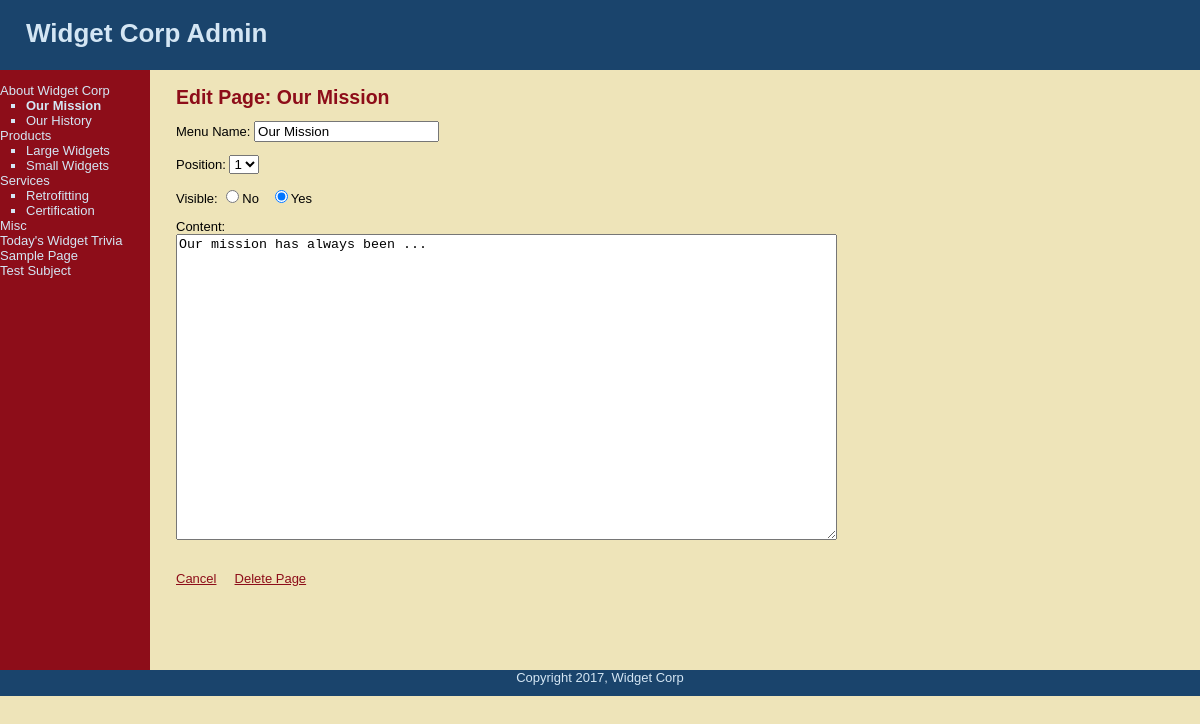
The page /edit_page.php?page=1 (signed in) on the database its author committed.
### tables this page shows
CREATE TABLE IF NOT EXISTS `subjects` (
  `id` int(11) NOT NULL AUTO_INCREMENT,
  `menu_name` varchar(30) NOT NULL,
  `position` int(3) NOT NULL,
  `visible` tinyint(1) NOT NULL,
  PRIMARY KEY (`id`)
);

CREATE TABLE IF NOT EXISTS `pages` (
  `id` int(11) NOT NULL AUTO_INCREMENT,
  `subject_id` int(11) NOT NULL,
  `menu_name` varchar(30) NOT NULL,
  `position` int(3) NOT NULL,
  `visible` tinyint(1) NOT NULL,
  `content` text,
  PRIMARY KEY (`id`),
  KEY `subject_id` (`subject_id`)
);

### Public/edit_page.php (the view, shortened to what this page needs)
<?php require_once("../includes/db_connection.php"); ?>
<?php require_once("../includes/functions.php"); ?>
<?php find_selected_page(); ?>
<?php include("../includes/Layouts/header.php"); ?>
        <div id = "main">
            <div id="navigation">
            	 <?php echo navigation($current_subject,$current_page);?>
            </div>
            <div id ="page">
                	<h2>Edit Page: <?php echo htmlentities($current_page["menu_name"]); ?></h2>
                    <form action="edit_page.php?page=<?php echo urlencode($current_page["id"]); ?>" method="post">
                    	<p>Menu Name:
							<input type="text" name="menu_name" value="<?php echo htmlentities($current_page["menu_name"]); ?>"/>
						</p>
                        <p>Position:
                            <select name="position">
                                <?php
									$page_set=find_pages_for_subject($current_page["subject_id"],false);
									$page_count=mysqli_num_rows($page_set);
									for ($count=1;$count<=$page_count;$count++){
										echo "<option value=\"{$count}\"";
										if ($current_page["position"] == $count){
											echo " selected";
										}
										echo ">{$count}</option>";
									}
                                ?>
                            </select>
                        </p>
                        <p> Visible:
                        	<input type="radio" name="visible" value="0"<?php if ($current_page["visible"]==0){ echo "checked"; }?>/>No &nbsp;
                            <input type="radio" name="visible" value="1"<?php if ($current_page["visible"]==1){ echo "checked"; }?>/>Yes
                        </p>
						<p>Content: <br/>
							<textarea name="content" rows="20" cols="80"><?php echo htmlentities($current_page["content"]);?></textarea>
						</p
                        <input type="submit" name = "submit" value="Edit Page"/>
                    </form>
                    <br/>
                    <a href="manage_content.php?page=<?php echo urlencode($current_page["id"]); ?>">Cancel</a>
					<a href="delete_page.php?page=<?php echo urlencode($current_page["id"]); ?> " onClick="return confirm('Are You Sure?');">Delete Page</a>
            </div>
        </div>
<?php include("../includes/Layouts/footer.php"); ?>

### includes/functions.php (shortened to what this page needs)
<?php
	function find_all_subjects($public=true){
		global $connection;
		$query = "SELECT * FROM subjects ";
		$query.= "ORDER BY position ASC";
		$subject_set = mysqli_query($connection,$query);
		return $subject_set;
	}
	function find_pages_for_subject($subject_id, $public=true){
		global $connection;
		$safe_subject_id=mysqli_real_escape_string($connection,$subject_id);
		$query = "SELECT * FROM pages ";
		$query.= "WHERE subject_id = {$safe_subject_id} ";
		$query.= "ORDER BY position ASC";
		$page_set = mysqli_query($connection,$query);
		return $page_set;
	}
	function navigation($subject_array, $page_array){
		$output = "<ul class = \"subjects\">";
		$subject_set=find_all_subjects(false);
		while($subject=mysqli_fetch_assoc($subject_set)){
			$output.= "<li";
			$output.= ">";
        	$output.= "<a href=\"manage_content.php?subject=";
			$output.= urlencode($subject["id"]);
            $output.= "\">";
            $output.= htmlentities($subject["menu_name"]);
			$output.= "</a>";
			$page_set=find_pages_for_subject($subject["id"], false);
			$output.= "<ul class = \"pages\">";
             while($page=mysqli_fetch_assoc($page_set)){
				$output.= "<li";
				if($page_array && $page["id"]==$page_array["id"]){
					$output.= " class =\"selected\"";
				}
				$output.= ">";
                $output.= "<a href=\"manage_content.php?page=";
				$output.= urlencode($page["id"]);
				$output.="\">";
				$output.= htmlentities($page["menu_name"]);
				$output.="</a></li>";
              }
               $output.="</ul></li>";
            }
			$output.= "</ul>";
			return $output;
	}
	function find_page_by_id($page_id, $public=true){
		global $connection;
		$safe_page_id=mysqli_real_escape_string($connection,$page_id);
		$query = "SELECT * FROM pages ";
		$query .= "WHERE id = {$safe_page_id} ";
		$query .= "LIMIT 1";
		$page_set = mysqli_query($connection,$query);
		if($page=mysqli_fetch_assoc($page_set)){
			return $page;
		}else{
			return null;
		}
	}
	function find_selected_page($public=false){
		if(isset($_GET["subject"])){
			$current_subject =find_subject_by_id($_GET["subject"], $public);
			if($current_subject && $public){
				$current_page=find_default_page_for_subject($current_subject["id"]);
			}else{
				$current_page=null;
			}
		}elseif(isset($_GET["page"])){
			$current_page =find_page_by_id($_GET["page"],$public);
			$current_subject =null;
		}else{
			$current_subject =null;
			$current_page=null;
		}
	}
?>

### Public/css/public.css (style rules this page uses)
html { height:100%;width:100%; }
body { width:100%; height:100%; margin:0; padding:0; border:0; font-family: Verdana, Arial, Helvetica, sans-serif; font-size:13px; line-height:15px; background:#EEE4B9; }
a { color:#8D0D19; }
#main { height:600px; width:100%; margin: 0; padding:0; background: #EEE4B9; }
#navigation { float: left; width:150px; height:100%; margin:0; padding 0 2em; color:#D4E6F4; background:#8D0D19; }
#navigation a { color:#D4E6F4; text-decoration:none; }
ul.subjects { margin:1em 0; padding-left:0; list-style:none; }
ul.pages { padding-left:2em; list-style:square; font-weight:normal; }
.selected { font-weight:bold; }
#page { float:left; height:100%; padding-left:2em; vertical-align:top; background:#EEE4B9; }
#page h2 { color:#8D0D19; margin-top:1em; }

### rows shown on the page
subjects: value "About Widget Corp"
pages: value "Our Mission", menu_name "Our Mission", position "1", visible "☑", content "Our mission has always been ..."
pages: value "Our History"
subjects: value "Products"
pages: value "Large Widgets"
pages: value "Small Widgets"
subjects: value "Services"
pages: value "Retrofitting"
pages: value "Certification"
subjects: value "Misc"
subjects: value "Today's Widget Trivia"
subjects: value "Sample Page"
subjects: value "Test Subject"
